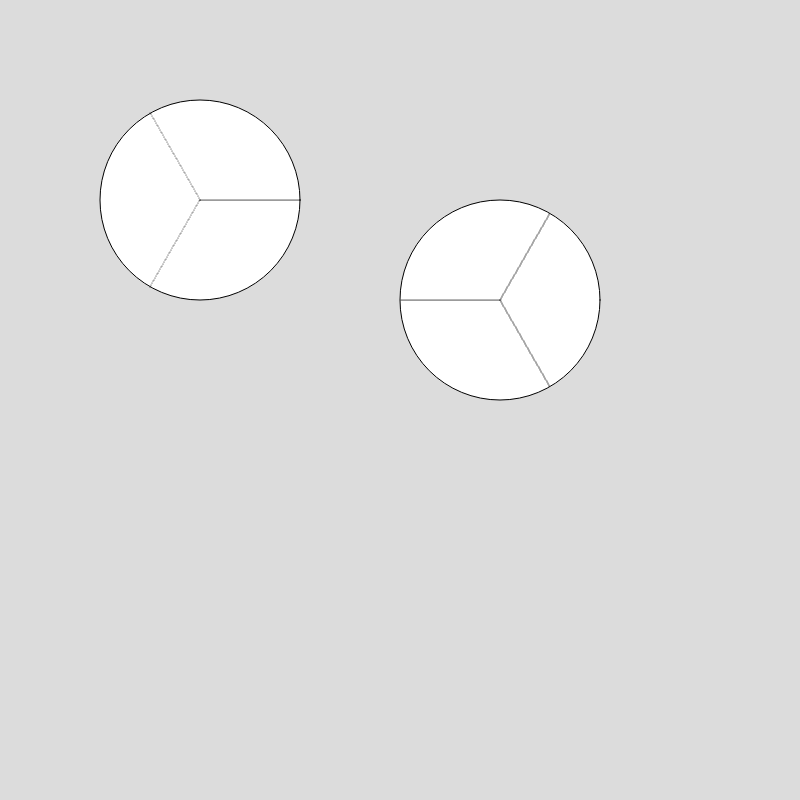
Frame 1 (no input)
Frame 60 (no input): identical to frame 1, image omitted
Frame 120 (the mouse pressed at the canvas centre since frame 60): identical to frame 1, image omitted

The p5.js sketch that drew this single still picture (run headless with seeded random() and noise() and a simulated clock; from frame 60 on, the mouse is pressed at the canvas centre):

// p5.js sketch
// ── sketch.js
let cantidadRebanadas = 3;
let diametroPizza = 200;
let xPizza1 = 200;
let yPizza1 = 200;
let xPizza2 = 500;
let yPizza2 = 300;

function setup() {
  createCanvas(800, 800);
}

function draw() {
  background(220);
  
   circle(xPizza1, yPizza1, diametroPizza);
   circle(xPizza2, yPizza2, diametroPizza);
  
  
  //FOR ALGORITMO PP
  for (let i = 0; i < cantidadRebanadas; i++){
    let anguloRebanada = i * ((2 * PI) / cantidadRebanadas);
    
    let xFinal = round(xPizza1 + (diametroPizza / 2) * cos(anguloRebanada));
    let yFinal = round(yPizza1 + (diametroPizza / 2) * sin(anguloRebanada));
    
    ecuacionPuntoPendiente(xPizza1, xFinal, yPizza1, yFinal);
  }
  
  
  //FOR ALGORITMO DDA
  for (let i = 0; i < cantidadRebanadas; i++){
    let anguloRebanada = i * ((2 * PI) / cantidadRebanadas);
    
    let xFinal = round(xPizza2 + (diametroPizza / 2) * cos(anguloRebanada));
    let yFinal = round(yPizza2 + (diametroPizza / 2) * sin(anguloRebanada));
    
    algoritmoDDA(xPizza2, xFinal, yPizza2, yFinal);
  }
  
}

function ecuacionPuntoPendiente(x1, x2, y1, y2) {
  if (x1 === x2) {
    if (y1 < y2) {
      for (let y = y1; y <= y2; y++) {
        point(x1, y);
      }
    } else {
      for (let y = y1; y >= y2; y--) {
        point(x1, y);
      }
    }
  }else{ 
    let m = (y2 - y1) / (x2 - x1); 
    let b = y1 - (m * x1); 
    if(x1 < x2){
    for (let x = x1; x <= x2; x++) {
    let y = (m * x) + b; 
    point(floor(x), floor(y)); 
    }
  }else{
    for (let x = x1; x >= x2; x--) {
    let y = (m * x) + b; 
    point(floor(x), floor(y)); 
    }
  }
  }
}

function algoritmoDDA(x1, x2, y1, y2){
  distanciaX = x1 - x2;
  distanciaY = y1 - y2;
  
  if(abs(distanciaX) > abs(distanciaY)){
    pasos = abs(distanciaX);
  }else{
    pasos = abs(distanciaY); 
  }

  incrementoX = distanciaX / pasos;
  incrementoY = distanciaY / pasos;

   
  for (let i = 0; i < pasos; i++){
    let xRedondeado = round(x1);
    let yRedondeado = round(y1);

    point(xRedondeado, yRedondeado);  
    
    x1 += incrementoX;
    y1 += incrementoY;
  }
}
